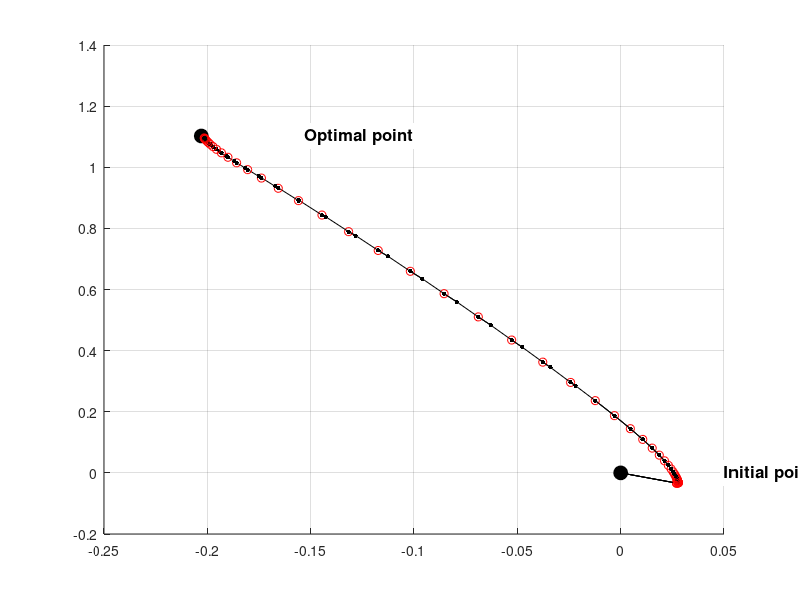

MATLAB code to generate this figure:
%%%
% MPC-425, Exercise 2
%%%
function ex2

% Problem:
%  min  0.5 * z' * prob.H * z + prob.q' * z
%  s.t. prob.G * z <= prob.d

%% Choose problem parameters
dim   = 2; % Number of optimization variables
speed = 'slow'; % set to 'fast' for fast convergence, and 'slow' to see what's going on
seed  = ceil(100*rand); % Set to any integer to choose the randomly generated problem

[prob,opt] = setupEx2(dim, speed, seed);

%%%%%%%%%%%%%%%%%%% THE BARRIER METHOD %%%%%%%%%%%%%%%%%%%
%%%%%%%%%%%%%%%%%%% THE BARRIER METHOD %%%%%%%%%%%%%%%%%%%

% Initialize
kappa = opt.kappa0;
z     = prob.z0;
zprev = z;

% Outer loop
stats.outerIterations = 0;
stats.innerIterations = 0;
tic
while kappa > opt.epsilon % Stop once the barrier term is small
  stats.outerIterations = stats.outerIterations + 1;
  
  % Inner loop (centering step)
  while 1
    stats.innerIterations = stats.innerIterations + 1;
    if any(prob.d-prob.G*z < 0), error('Current point z is not feasible'); end

    %vvvvvvvvvvvvvvvv YOUR CODE HERE vvvvvvvvvvvvvvvvvvv

    % Compute search direction 
    Dz = inv(prob.H + kappa * prob.grad2Phi(z)) * ...
        (-prob.H * z - prob.q - kappa * prob.gradPhi(z));
    
    %^^^^^^^^^^^^^^^^ YOUR CODE HERE ^^^^^^^^^^^^^^^^^^^

    if dim == 2
        plot([z(1);zprev(1)],[z(2);zprev(2)],'k.-','markersize',10); 
        drawnow; 
    end

    t = 1;

    % Reduce t until z+t*Dz is feasible
    % (Backtrack for feasibility)
    % Use opt.beta / opt.alpha as the backtracking parameters

    while t > opt.epsilon && any(prob.G*(z+t*Dz) > prob.d)
      t = opt.beta*t;
    end

    % Reduce t to minimize f(z+t*Dz)
    % Use opt.beta / opt.alpha as the backtracking parameters

    while t > opt.epsilon
      fup   = prob.f(z+t*Dz) + kappa * prob.phi(z+t*Dz); 
      df    = prob.gradF(z)  + kappa * prob.gradPhi(z);
      fdown = prob.f(z)      + kappa * prob.phi(z) + opt.alpha*t*df'*Dz;

      if fup < fdown, break; end
      t=opt.beta*t;
    end

    % Termination condition
    % We stop if we're no longer making any progress, either because the
    % step size t is very small, or the size of the gradient is very small
    if t < opt.epsilon || norm(Dz) < opt.epsilon, break; end
    
    % Slow down convergence so we can see what's going on
    if opt.slow, t = min([t t/(20*norm(Dz)) ]); end
    
    % Take step
    zprev = z;
    z = z + t*Dz;
  end

  if dim == 2, plot(z(1),z(2),'ro'); drawnow; end

  % Decrease barrier parameter
  kappa = kappa * opt.mu;
end
stats.solveTime = toc;

%%%%%%%%%%%%%%%%%%% THE BARRIER METHOD %%%%%%%%%%%%%%%%%%%
%%%%%%%%%%%%%%%%%%% THE BARRIER METHOD %%%%%%%%%%%%%%%%%%%


%%
% Solve the optimization problem and compare
tic
[zopt,fval,flag] = quadprog(prob.H,prob.q,prob.G,prob.d);
stats.quadprogSolveTime = toc;
if flag ~= 1, error('Could not solve optimization problem'); end

fprintf('---------------------\n');
fprintf('Your optimal cost: %f\n', prob.f(z));
fprintf('True optimal cost: %f\n', fval);
fprintf('Error = %f\n\n', abs(prob.f(z) - fval));


if dim==2
  fprintf('---------------------\n');
  fprintf('Your optimal solution: [%.3f %.3f]\n', z(1), z(2));
  fprintf('True optimal solution: [%.3f %.3f]\n', zopt(1), zopt(2));
  fprintf('Norm of error = %f\n\n', norm(z-zopt));
end

fprintf('---------------------\n');
fprintf('Solution statistics:\n');
fprintf('  Number of outer iterations: %i\n', stats.outerIterations);
fprintf('  Number of inner iterations: %i\n', stats.innerIterations);
fprintf('  Solve time:                 %.2f seconds\n', stats.solveTime);
fprintf('  Matlab solve time:          %.2f seconds\n', stats.quadprogSolveTime);

end

function [prob, opt] = setupEx2(dim, speed, seed)
%
% Setup a random quadratic program
%

%% Create a random quadratic program with dim variables
prob = randomQP(dim, seed);

%% Plot the problem
if dim == 2
  plotOptimization(prob);
end

%% Barrier method parameters
% Select 'true' for slow convergence, so you can see the central path.
% Select 'false' for standard, fast convergence
opt = setBarrierParameters(strncmp(speed, 'slow', 1));

end

%% Set the optimization parameters
function opt = setBarrierParameters(isSlow)
if isSlow
  % Use these parameters for "slow" convergence, so you can see the central path
  opt.kappa0  = 100;   % Initial value of barrier parameter
  opt.alpha   = 0.02;  % Line search parameters
  opt.beta    = 0.9;
  opt.mu      = 0.8;   % Decrease rate for barrier parameter
  opt.epsilon = 1e-3;  % Optimality tolerance
  opt.slow    = true;
else
  % Use these parameters for "fast" convergence, to solve the optimization problem
  opt.kappa0  = 1;
  opt.alpha   = 0.02;
  opt.beta    = 0.7;
  opt.mu      = 1e-2;
  opt.epsilon = 1e-8;
  opt.slow    = false;
end
end

%% Plot the optimization problem (if it is 2D)
function plotOptimization(prob)
if prob.dim ~= 2
  fprintf('Can only plot two dimensional optimization problems\n');
  return
end
clf; hold on; grid on;
try
  P = Polyhedron(prob.G,prob.d);
  P.plot('alpha',0.1,'linewidth',3,'color','k');
  %plotPolyLine(polytope(prob.G,prob.d),'k',3);
  
  %[X,Y] = gridPolytope(polytope(prob.G,prob.d),50);
  [B,l,u]=bounding_box(polytope(prob.G,prob.d));
  [X,Y] = meshgrid(linspace(l(1)-0.1,u(1)+0.1,50),linspace(l(2)-0.1,u(2)+0.1,50));
  F = 0*X;
  for i = 1:size(X,1)
    for j = 1:size(X,2)
      z = [X(i,j);Y(i,j)];
      F(i,j) = prob.f(z);
    end
  end
  contour(X,Y,F,20);
catch
  warning('Could not plot the constraints - possibly MPT is not installed?');
end

% Compute optimal solution and plot
try
  [zopt,fval,flag] = quadprog(prob.H,prob.q,prob.G,prob.d);
  if flag ~= 1, error('Could not solve optimization problem'); end
  plot(zopt(1),zopt(2),'ko','markersize',10,'markerfacecolor','k');
  text(zopt(1)+0.05,zopt(2),'Optimal point','fontweight','bold','fontsize',12,'backgroundcolor','w');
  plot(prob.z0(1),prob.z0(2),'ko','markersize',10,'markerfacecolor','k');
  text(prob.z0(1)+0.05,prob.z0(2),'Initial point','fontweight','bold','fontsize',12,'backgroundcolor','w');
catch
  warning('Could not compute the optimal solution - possibly optimization toolbox isn''t installed?');
end

% Compute analytic center and plot
try
  x = sdpvar(size(prob.G,2),1);
  dd = optimize(prob.d-prob.G*x >= 0, -geomean(prob.d-prob.G*x));
  if dd.problem ~= 0, error('Could not compute analytic center'); end
  x = double(x);
  plot(x(1),x(2),'ko','markersize',10,'markerfacecolor','k');
  text(x(1)+0.05,x(2),'Analytic center','fontweight','bold','fontsize',12,'backgroundcolor','w');
  axis tight
catch
  warning('Could not compute analytic center - possibly YALMIP isn''t installed?');
end

end

%% Create a random quadratic program
function prob = randomQP(dim, seed)

% Number of optimization variables
prob.dim = dim;

% Set the seed of the random generator so we can get the same 'random'
% problem twice if we want
randn('state',seed);

% Create the problem
%  min  0.5 z'Hz + q'z s.t. Gx <= d
prob.G  = randn(5*dim,dim);
prob.d  = ones(5*dim,1);
prob.H  = randn(dim); prob.H = prob.H * prob.H';
prob.q  = randn(dim,1);

% We've chosen d = 1, so the point 0 is always in the interior of the
% constraints
prob.z0 = zeros(dim,1);

% Helper functions
prob.f       = @(z) 0.5*z'*prob.H*z + prob.q'*z;
prob.gradF   = @(z) prob.H*z + prob.q;
prob.phi     = @(z) sum(-log(prob.d-prob.G*z));
prob.gradPhi = @(z) prob.G'*diag(1./(prob.d-prob.G*z))*ones(length(prob.d),1);
% prob.gradPhi = @(z) prob.G'*(1./(prob.d - prob.G * z));
prob.diag_G = [];
for i = 1:length(prob.d)
    prob.diag_G = blkdiag(prob.diag_G, prob.G(i,:));
end

prob.grad2Phi= @(z) prob.G' * prob.diag_G * ...
        kron(diag(1./(prob.d-prob.G*z).^2),eye(dim)) * ...
        repmat(eye(dim),length(prob.d),1);
end